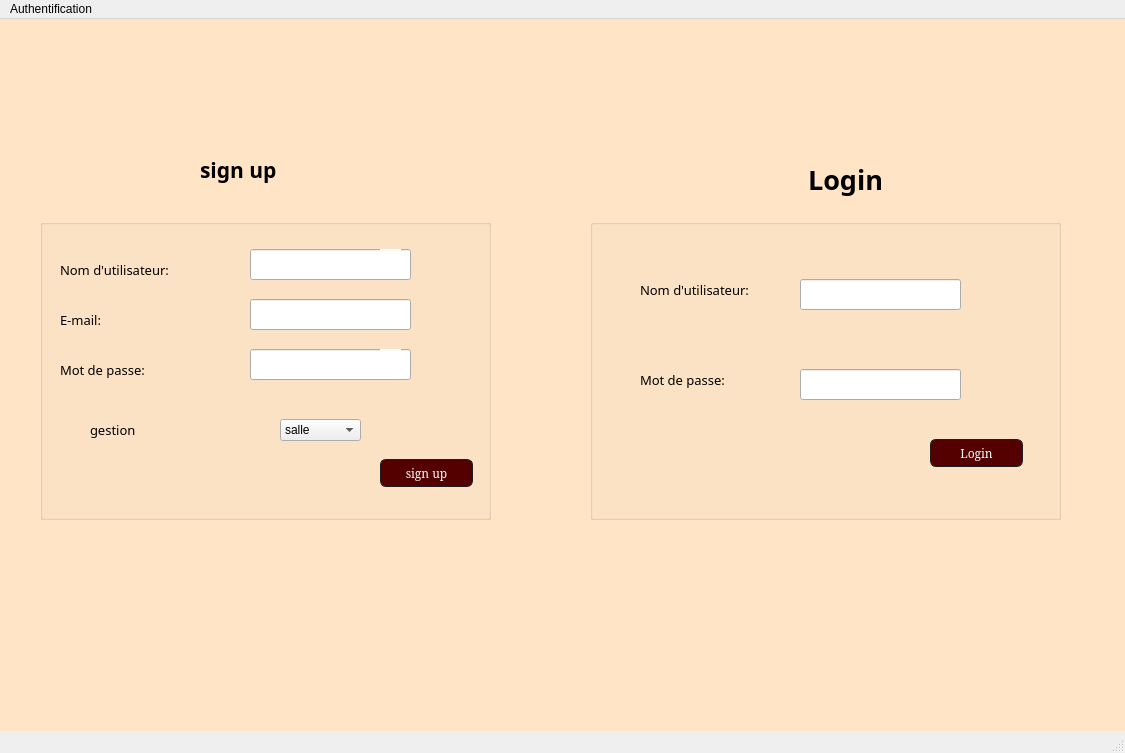
<?xml version="1.0" encoding="UTF-8"?>
<ui version="4.0">
 <class>MainWindow</class>
 <widget class="QMainWindow" name="MainWindow">
  <property name="geometry">
   <rect>
    <x>0</x>
    <y>0</y>
    <width>1125</width>
    <height>753</height>
   </rect>
  </property>
  <property name="windowTitle">
   <string>MainWindow</string>
  </property>
  <widget class="QWidget" name="centralwidget">
   <widget class="QLabel" name="label">
    <property name="geometry">
     <rect>
      <x>-20</x>
      <y>0</y>
      <width>1500</width>
      <height>900</height>
     </rect>
    </property>
    <property name="text">
     <string/>
    </property>
    <property name="pixmap">
     <pixmap>../../../../bg.png</pixmap>
    </property>
   </widget>
   <widget class="QLabel" name="label_2">
    <property name="geometry">
     <rect>
      <x>210</x>
      <y>190</y>
      <width>381</width>
      <height>361</height>
     </rect>
    </property>
    <property name="text">
     <string/>
    </property>
    <property name="pixmap">
     <pixmap>../../../../logo apppp123.png</pixmap>
    </property>
   </widget>
   <widget class="QLabel" name="label_3">
    <property name="geometry">
     <rect>
      <x>750</x>
      <y>130</y>
      <width>191</width>
      <height>61</height>
     </rect>
    </property>
    <property name="font">
     <font>
      <family>Bahnschrift SemiBold SemiConden</family>
      <pointsize>20</pointsize>
      <weight>75</weight>
      <bold>true</bold>
     </font>
    </property>
    <property name="text">
     <string>&lt;html&gt;&lt;head/&gt;&lt;body&gt;&lt;p align=&quot;center&quot;&gt;Login&lt;/p&gt;&lt;/body&gt;&lt;/html&gt;</string>
    </property>
   </widget>
   <widget class="QLabel" name="label_4">
    <property name="geometry">
     <rect>
      <x>200</x>
      <y>120</y>
      <width>191</width>
      <height>61</height>
     </rect>
    </property>
    <property name="font">
     <font>
      <family>Bahnschrift SemiBold SemiConden</family>
      <pointsize>16</pointsize>
      <weight>75</weight>
      <bold>true</bold>
     </font>
    </property>
    <property name="text">
     <string>sign up</string>
    </property>
   </widget>
   <widget class="QGroupBox" name="groupBox">
    <property name="geometry">
     <rect>
      <x>590</x>
      <y>200</y>
      <width>471</width>
      <height>301</height>
     </rect>
    </property>
    <property name="title">
     <string/>
    </property>
    <widget class="QLabel" name="label_5">
     <property name="geometry">
      <rect>
       <x>50</x>
       <y>60</y>
       <width>151</width>
       <height>21</height>
      </rect>
     </property>
     <property name="font">
      <font>
       <family>MV Boli</family>
       <pointsize>10</pointsize>
      </font>
     </property>
     <property name="text">
      <string>Nom d'utilisateur:</string>
     </property>
    </widget>
    <widget class="QLineEdit" name="lineEdit">
     <property name="geometry">
      <rect>
       <x>210</x>
       <y>60</y>
       <width>161</width>
       <height>31</height>
      </rect>
     </property>
    </widget>
    <widget class="QLabel" name="label_6">
     <property name="geometry">
      <rect>
       <x>50</x>
       <y>150</y>
       <width>121</width>
       <height>21</height>
      </rect>
     </property>
     <property name="font">
      <font>
       <family>MV Boli</family>
       <pointsize>10</pointsize>
      </font>
     </property>
     <property name="text">
      <string>Mot de passe:</string>
     </property>
    </widget>
    <widget class="QLineEdit" name="lineEdit_2">
     <property name="geometry">
      <rect>
       <x>210</x>
       <y>150</y>
       <width>161</width>
       <height>31</height>
      </rect>
     </property>
     <property name="echoMode">
      <enum>QLineEdit::Password</enum>
     </property>
    </widget>
    <widget class="QPushButton" name="pushButton">
     <property name="geometry">
      <rect>
       <x>340</x>
       <y>220</y>
       <width>93</width>
       <height>28</height>
      </rect>
     </property>
     <property name="font">
      <font>
       <family>Elephant</family>
       <pointsize>-1</pointsize>
      </font>
     </property>
     <property name="styleSheet">
      <string notr="true">
QPushButton
{
   
	color: rgb(255, 255, 255);
  
	background-color: rgb(85, 0, 0);
    border-width: 1px;
    border-color: #1e1e1e;
    border-style: solid;
    border-radius: 6;
    padding: 3px;
    font-size: 12px;
    padding-left: 5px;
    padding-right: 5px;
}</string>
     </property>
     <property name="text">
      <string>Login</string>
     </property>
    </widget>
   </widget>
   <widget class="QGroupBox" name="groupBox_3">
    <property name="geometry">
     <rect>
      <x>40</x>
      <y>200</y>
      <width>451</width>
      <height>301</height>
     </rect>
    </property>
    <property name="title">
     <string/>
    </property>
    <widget class="QLabel" name="label_9">
     <property name="geometry">
      <rect>
       <x>20</x>
       <y>40</y>
       <width>151</width>
       <height>21</height>
      </rect>
     </property>
     <property name="font">
      <font>
       <family>MV Boli</family>
       <pointsize>10</pointsize>
      </font>
     </property>
     <property name="text">
      <string>Nom d'utilisateur:</string>
     </property>
    </widget>
    <widget class="QLineEdit" name="nom_sign">
     <property name="geometry">
      <rect>
       <x>210</x>
       <y>30</y>
       <width>161</width>
       <height>31</height>
      </rect>
     </property>
    </widget>
    <widget class="QLabel" name="label_10">
     <property name="geometry">
      <rect>
       <x>20</x>
       <y>90</y>
       <width>121</width>
       <height>21</height>
      </rect>
     </property>
     <property name="font">
      <font>
       <family>MV Boli</family>
       <pointsize>10</pointsize>
      </font>
     </property>
     <property name="text">
      <string>E-mail:</string>
     </property>
    </widget>
    <widget class="QLineEdit" name="mail_sign">
     <property name="geometry">
      <rect>
       <x>210</x>
       <y>80</y>
       <width>161</width>
       <height>31</height>
      </rect>
     </property>
    </widget>
    <widget class="QLineEdit" name="mdp_sign">
     <property name="geometry">
      <rect>
       <x>210</x>
       <y>130</y>
       <width>161</width>
       <height>31</height>
      </rect>
     </property>
    </widget>
    <widget class="QLabel" name="label_11">
     <property name="geometry">
      <rect>
       <x>20</x>
       <y>140</y>
       <width>121</width>
       <height>21</height>
      </rect>
     </property>
     <property name="font">
      <font>
       <family>MV Boli</family>
       <pointsize>10</pointsize>
      </font>
     </property>
     <property name="text">
      <string>Mot de passe:</string>
     </property>
    </widget>
    <widget class="QPushButton" name="pushButton_2">
     <property name="geometry">
      <rect>
       <x>340</x>
       <y>240</y>
       <width>93</width>
       <height>28</height>
      </rect>
     </property>
     <property name="font">
      <font>
       <family>Elephant</family>
       <pointsize>-1</pointsize>
      </font>
     </property>
     <property name="styleSheet">
      <string notr="true">QPushButton
{
   
	color: rgb(255, 255, 255);
  
	background-color: rgb(85, 0, 0);
    border-width: 1px;
    border-color: #1e1e1e;
    border-style: solid;
    border-radius: 6;
    padding: 3px;
    font-size: 12px;
    padding-left: 5px;
    padding-right: 5px;
}</string>
     </property>
     <property name="text">
      <string>sign up</string>
     </property>
    </widget>
    <widget class="QLabel" name="label_pic_6">
     <property name="geometry">
      <rect>
       <x>340</x>
       <y>130</y>
       <width>21</width>
       <height>16</height>
      </rect>
     </property>
     <property name="mouseTracking">
      <bool>true</bool>
     </property>
     <property name="styleSheet">
      <string notr="true">background-color: rgb(255, 255, 255);
</string>
     </property>
     <property name="frameShape">
      <enum>QFrame::NoFrame</enum>
     </property>
     <property name="text">
      <string/>
     </property>
     <property name="pixmap">
      <pixmap>../../Downloads/Sans titre - 2.png</pixmap>
     </property>
     <property name="scaledContents">
      <bool>true</bool>
     </property>
    </widget>
    <widget class="QLabel" name="label_pic_7">
     <property name="geometry">
      <rect>
       <x>340</x>
       <y>30</y>
       <width>21</width>
       <height>16</height>
      </rect>
     </property>
     <property name="mouseTracking">
      <bool>true</bool>
     </property>
     <property name="styleSheet">
      <string notr="true">
background-color: rgb(255, 255, 255);
image: url(:/Downloads/310431606_1123962171840871_611645683765199052_n.png);</string>
     </property>
     <property name="frameShape">
      <enum>QFrame::NoFrame</enum>
     </property>
     <property name="text">
      <string/>
     </property>
     <property name="pixmap">
      <pixmap>../../Downloads/Sans titre.png</pixmap>
     </property>
     <property name="scaledContents">
      <bool>true</bool>
     </property>
    </widget>
    <widget class="QLabel" name="label_12">
     <property name="geometry">
      <rect>
       <x>50</x>
       <y>200</y>
       <width>121</width>
       <height>21</height>
      </rect>
     </property>
     <property name="font">
      <font>
       <family>MV Boli</family>
       <pointsize>10</pointsize>
      </font>
     </property>
     <property name="text">
      <string>gestion </string>
     </property>
    </widget>
    <widget class="QComboBox" name="comboBox_sign">
     <property name="geometry">
      <rect>
       <x>240</x>
       <y>200</y>
       <width>81</width>
       <height>22</height>
      </rect>
     </property>
     <item>
      <property name="text">
       <string>salle</string>
      </property>
     </item>
     <item>
      <property name="text">
       <string>evenement</string>
      </property>
     </item>
     <item>
      <property name="text">
       <string>client</string>
      </property>
     </item>
     <item>
      <property name="text">
       <string>employe</string>
      </property>
     </item>
    </widget>
   </widget>
   <widget class="QLabel" name="label_pic_2">
    <property name="geometry">
     <rect>
      <x>-30</x>
      <y>-50</y>
      <width>1321</width>
      <height>811</height>
     </rect>
    </property>
    <property name="mouseTracking">
     <bool>true</bool>
    </property>
    <property name="styleSheet">
     <string notr="true">background-color: rgb(255, 229, 198);
image: url(:/Downloads/310431606_1123962171840871_611645683765199052_n.png);</string>
    </property>
    <property name="frameShape">
     <enum>QFrame::NoFrame</enum>
    </property>
    <property name="text">
     <string/>
    </property>
    <property name="pixmap">
     <pixmap>../../Downloads/310042565_1253044795483244_7626101413920627149_n.png</pixmap>
    </property>
   </widget>
   <zorder>label</zorder>
   <zorder>label_2</zorder>
   <zorder>label_pic_2</zorder>
   <zorder>label_3</zorder>
   <zorder>groupBox</zorder>
   <zorder>groupBox_3</zorder>
   <zorder>label_4</zorder>
  </widget>
  <widget class="QMenuBar" name="menubar">
   <property name="geometry">
    <rect>
     <x>0</x>
     <y>0</y>
     <width>1125</width>
     <height>26</height>
    </rect>
   </property>
   <widget class="QMenu" name="menuAuthentification">
    <property name="title">
     <string>Authentification</string>
    </property>
   </widget>
   <addaction name="menuAuthentification"/>
  </widget>
  <widget class="QStatusBar" name="statusbar"/>
 </widget>
 <resources/>
 <connections/>
</ui>
